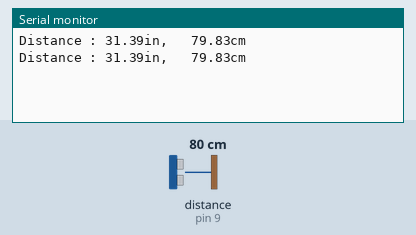
Recording of a sketch running on a simulated Arduino Uno, built with avr-gcc and run on an emulated ATmega328P. Parts: the last lines printed to the serial monitor. Wiring (inferred from the names in the program): ultrasonic range finder: trigger pin 8; echo pin 9. The test bench sets the inputs (shaded band); at power-on: distance to the obstacle (sensor on pin 9) 80 cm. The echo pulse lasts 58.3 µs per cm.

Above: at 1.8 s.
1.9 s: distance to the obstacle (sensor on pin 9) set to 2 cm
At 2.6 s:
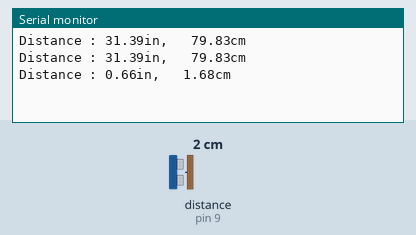
3.4 s: distance to the obstacle (sensor on pin 9) set to 4 cm
At 4.8 s:
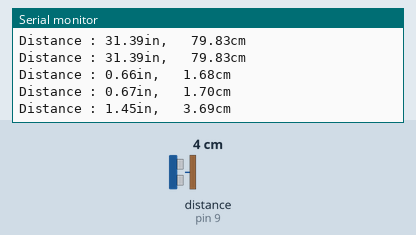
Timing chart, 0 to 6.4 s (numbered marks = the images above; inputs shaded):
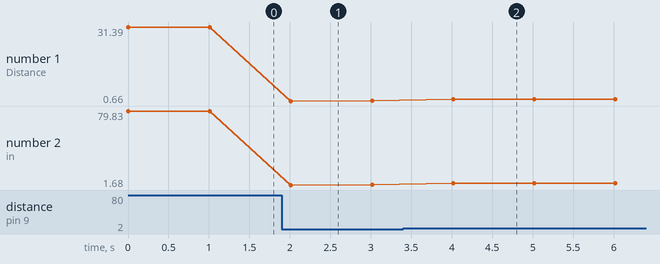

Measured:
- after the input at 1.9 s, the serial monitor: prints a new line after 0.11 s (image 1)
- after the input at 3.4 s, the serial monitor: prints a new line after 0.62 s (image 2)
- plotted number 1: 31.39 → 0.67 after the input at 1.9 s, 0.67 → 1.45 after the input at 3.4 s
- plotted number 2: 79.83 → 1.7 after the input at 1.9 s, 1.7 → 3.69 after the input at 3.4 s

The sketch:

supersonic.ino
```cpp
#define miku "GOD"

int trigPin = 8;                  //Trig Pin
int echoPin = 9;                  //Echo Pin

double duration, cm, inches;
void setup() {
  Serial.begin (9600);             // Serial Port begin
  pinMode(trigPin, OUTPUT);        //Define inputs and outputs
  pinMode(echoPin, INPUT);
}

void loop()
{
  digitalWrite(trigPin, LOW);
  delayMicroseconds(5);
  digitalWrite(trigPin, HIGH);     // 給 Trig 高電位，持續 10微秒
  delayMicroseconds(10);
  digitalWrite(trigPin, LOW);
  pinMode(echoPin, INPUT);             // 讀取 echo 的電位
  duration = pulseIn(echoPin, HIGH);   // 收到高電位時的時間

  cm = (duration/2) / 29.1;         // 將時間換算成距離 cm 或 inch
  inches = (duration/2) / 74;

  Serial.print("Distance : ");
  Serial.print(inches);
  Serial.print("in,   ");
  Serial.print(cm);
  Serial.print("cm");
  Serial.println();

  delay(1000);
}
```
